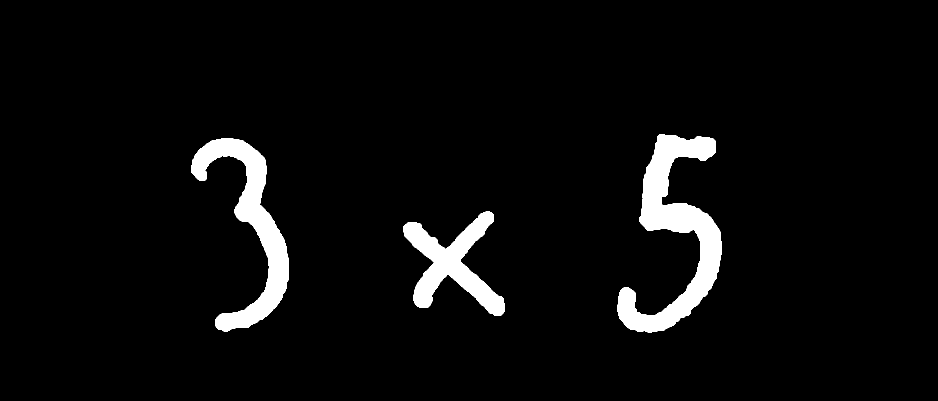
%> input picture functions/segmentation.png, 1875 x 802 px (shown at 1/2 size)
$ octave --eval "result = segment_function(imread('segmentation.png'));"   (GNU Octave 9; MATLAB toolbox functions it lacks are replaced by stand-ins)
%> lines starting %> are read from the running program, lines starting %| are printed output that depends on the picture; in (x1, y1, x2, y2) boxes, pixels count from 0 and x2, y2 are one past the last pixel; in counts of white or black regions, pixels touching at a corner belong together; the program's own positions count from 1
function [numChar] = segment_function(image)
    moddedImage = image;
%> moddedImage: size 802x1875 logical; 4.5% white; 3 white regions, box (x1, y1, x2, y2) and area: (1235, 268, 1443, 665) 29695, (382, 276, 578, 663) 22420, (806, 423, 1010, 632) 16220
    [L,Ne] = bwlabel(moddedImage);
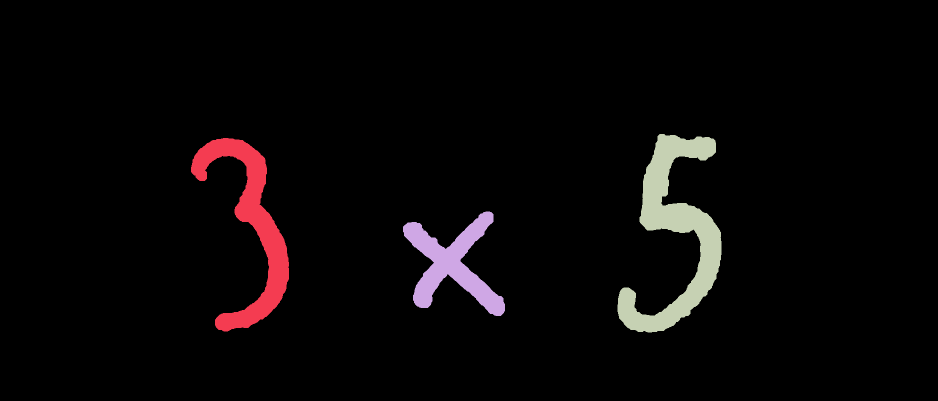
%> L: size 802x1875 double (shown at 1/2 size); 4 distinct labels, from 0 to 3; one colour per label, 0 black
%> Ne = 3
    % Measuring properties of image regions
%     propied = regionprops(L,'BoundingBox');
    hold on
%     % Plot Bounding Box
%     for n=1:size(propied,1)
%         rectangle('Position',propied(n).BoundingBox,'EdgeColor','g','LineWidth',2)
%     end
    for n=1:Ne
        subplot(5,5,n);
        [r,c] = find(L==n);
        n1 = moddedImage(min(r):max(r),min(c):max(c));
        [h,w] = size(n1);
        if h<w
            padding = ceil((w-h)/2);
            n1 = padarray(n1, [padding 0],0,'both');
        elseif h>w
            padding = ceil((h-w)/2);
            n1 = padarray(n1, [0 padding],0,'both');
        end

        n1 = imgaussfilt(double(n1),1);
        n1 = padarray(imresize(n1, [20 20]), [4 4],0, 'both');
        fullFileName = fullfile('segmentedImages', sprintf('image%d.png', n));
        imwrite(n1, fullFileName);
    end
%> this loop made 3 passes
%> (h, w, padding) on passes 1 to 3: (387, 196, 96), (209, 204, 3), (397, 208, 95)
%> pass 1, in segment_function, `n1 = moddedImage(min(r):max(r),min(c):max(c));`:
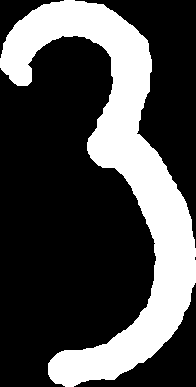
%> n1: size 387x196 logical; 29.6% white; 1 white region, box (x1, y1, x2, y2) and area: (0, 0, 196, 387) 22420
%> pass 1, in segment_function, `n1 = padarray(n1, [0 padding],0,'both');`:
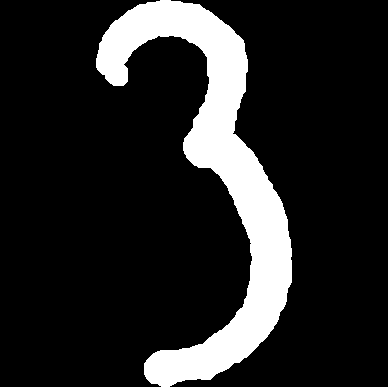
%> n1: size 387x388 logical; 14.9% white; 1 white region, box (x1, y1, x2, y2) and area: (96, 0, 292, 387) 22420
%> pass 1, in segment_function, `n1 = padarray(imresize(n1, [20 20]), [4 4],0, 'both');`:
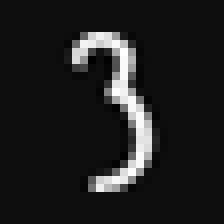
%> n1: size 28x28 double (shown 8 times larger); min -0.0654, max 1.08, mean 0.0768; drawn with min black and max white

    numChar = Ne;
%> numChar = 3
end
